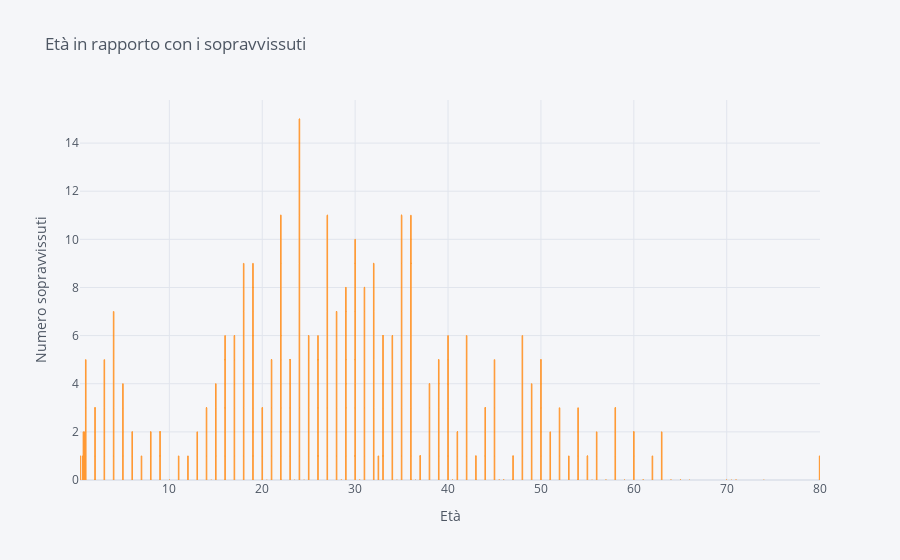

The code cell stored with this chart in its notebook:
### Markdown cell above
## Sopravvissuti e età

### Code cell
df2.iplot(kind = 'bar', x = 'Age', y = 'Survived', xTitle ='Età', yTitle="Numero sopravvissuti",
                 title = 'Età in rapporto con i sopravvissuti')

### Figure 1 — Plotly figure (JSON) as saved in the notebook; plotly's stock layout.template omitted (floating-point values rounded to 4 significant figures; data arrays with more than 128 entries replaced by an {"elided": "..."} marker saying what was removed)
{"data": [{"marker": {"color": "rgba(255, 153, 51, 0.6)", "line": {"color": "rgba(255, 153, 51, 1.0)", "width": 1}}, "name": "Survived", "orientation": "v", "text": "", "type": "bar", "x": {"elided": "712 float values"}, "y": {"elided": "712 int values"}}], "layout": {"legend": {"bgcolor": "#F5F6F9", "font": {"color": "#4D5663"}}, "paper_bgcolor": "#F5F6F9", "plot_bgcolor": "#F5F6F9", "title": {"font": {"color": "#4D5663"}, "text": "Età in rapporto con i sopravvissuti"}, "xaxis": {"gridcolor": "#E1E5ED", "showgrid": true, "tickfont": {"color": "#4D5663"}, "title": {"font": {"color": "#4D5663"}, "text": "Età"}, "zerolinecolor": "#E1E5ED"}, "yaxis": {"gridcolor": "#E1E5ED", "showgrid": true, "tickfont": {"color": "#4D5663"}, "title": {"font": {"color": "#4D5663"}, "text": "Numero sopravvissuti"}, "zerolinecolor": "#E1E5ED"}}}
